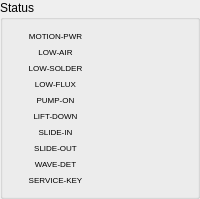
       <widget class="QGroupBox" name="groupBox_2">
        <property name="title">
         <string>Status</string>
        </property>
        <layout class="QGridLayout" name="gridLayout_7">
         <item row="0" column="0">
          <layout class="QGridLayout" name="gridLayout_4">
           <item row="0" column="0">
            <widget class="QLabel" name="motion_on">
             <property name="font">
              <font>
               <pointsize>6</pointsize>
              </font>
             </property>
             <property name="text">
              <string>MOTION-PWR</string>
             </property>
             <property name="alignment">
              <set>Qt::AlignCenter</set>
             </property>
            </widget>
           </item>
           <item row="0" column="1">
            <widget class="LED" name="ind_motion_on"/>
           </item>
           <item row="1" column="0">
            <widget class="QLabel" name="low_air">
             <property name="font">
              <font>
               <pointsize>6</pointsize>
              </font>
             </property>
             <property name="text">
              <string>LOW-AIR</string>
             </property>
             <property name="alignment">
              <set>Qt::AlignCenter</set>
             </property>
            </widget>
           </item>
           <item row="1" column="1">
            <widget class="LED" name="ind_low_air"/>
           </item>
           <item row="2" column="0">
            <widget class="QLabel" name="low_solder">
             <property name="font">
              <font>
               <pointsize>6</pointsize>
              </font>
             </property>
             <property name="text">
              <string>LOW-SOLDER</string>
             </property>
             <property name="alignment">
              <set>Qt::AlignCenter</set>
             </property>
            </widget>
           </item>
           <item row="2" column="1">
            <widget class="LED" name="ind_low_solder"/>
           </item>
           <item row="3" column="0">
            <widget class="QLabel" name="low_flux">
             <property name="font">
              <font>
               <pointsize>6</pointsize>
              </font>
             </property>
             <property name="text">
              <string>LOW-FLUX</string>
             </property>
             <property name="alignment">
              <set>Qt::AlignCenter</set>
             </property>
            </widget>
           </item>
           <item row="3" column="1">
            <widget class="LED" name="ind_low_flux"/>
           </item>
           <item row="4" column="0">
            <widget class="QLabel" name="pump_on">
             <property name="font">
              <font>
               <pointsize>6</pointsize>
              </font>
             </property>
             <property name="text">
              <string>PUMP-ON</string>
             </property>
             <property name="alignment">
              <set>Qt::AlignCenter</set>
             </property>
            </widget>
           </item>
           <item row="4" column="1">
            <widget class="LED" name="ind_pump_on"/>
           </item>
           <item row="5" column="1">
            <widget class="LED" name="ind_lift_down"/>
           </item>
           <item row="6" column="0">
            <widget class="QLabel" name="slide_in">
             <property name="font">
              <font>
               <pointsize>6</pointsize>
              </font>
             </property>
             <property name="text">
              <string>SLIDE-IN</string>
             </property>
             <property name="alignment">
              <set>Qt::AlignCenter</set>
             </property>
            </widget>
           </item>
           <item row="6" column="1">
            <widget class="LED" name="ind_slide_in"/>
           </item>
           <item row="7" column="0">
            <widget class="QLabel" name="slide_out">
             <property name="font">
              <font>
               <pointsize>6</pointsize>
              </font>
             </property>
             <property name="text">
              <string>SLIDE-OUT</string>
             </property>
             <property name="alignment">
              <set>Qt::AlignCenter</set>
             </property>
            </widget>
           </item>
           <item row="7" column="1">
            <widget class="LED" name="ind_slide_out">
             <property name="diameter">
              <number>15</number>
             </property>
             <property name="color">
              <color>
               <red>51</red>
               <green>209</green>
               <blue>122</blue>
              </color>
             </property>
             <property name="currentstate" stdset="0">
              <bool>false</bool>
             </property>
            </widget>
           </item>
           <item row="8" column="0">
            <widget class="QLabel" name="wave_det">
             <property name="font">
              <font>
               <pointsize>6</pointsize>
              </font>
             </property>
             <property name="text">
              <string>WAVE-DET</string>
             </property>
             <property name="alignment">
              <set>Qt::AlignCenter</set>
             </property>
            </widget>
           </item>
           <item row="8" column="1">
            <widget class="LED" name="ind_wave_height"/>
           </item>
           <item row="9" column="1">
            <widget class="LED" name="ind_service_key"/>
           </item>
           <item row="9" column="0" alignment="Qt::AlignHCenter">
            <widget class="QLabel" name="service_key">
             <property name="font">
              <font>
               <pointsize>6</pointsize>
              </font>
             </property>
             <property name="text">
              <string>SERVICE-KEY</string>
             </property>
             <property name="alignment">
              <set>Qt::AlignCenter</set>
             </property>
            </widget>
           </item>
           <item row="5" column="0">
            <widget class="QLabel" name="lift_down">
             <property name="font">
              <font>
               <pointsize>6</pointsize>
              </font>
             </property>
             <property name="text">
              <string>LIFT-DOWN</string>
             </property>
             <property name="alignment">
              <set>Qt::AlignCenter</set>
             </property>
             <property name="margin">
              <number>0</number>
             </property>
            </widget>
           </item>
          </layout>
         </item>
        </layout>
       </widget>
